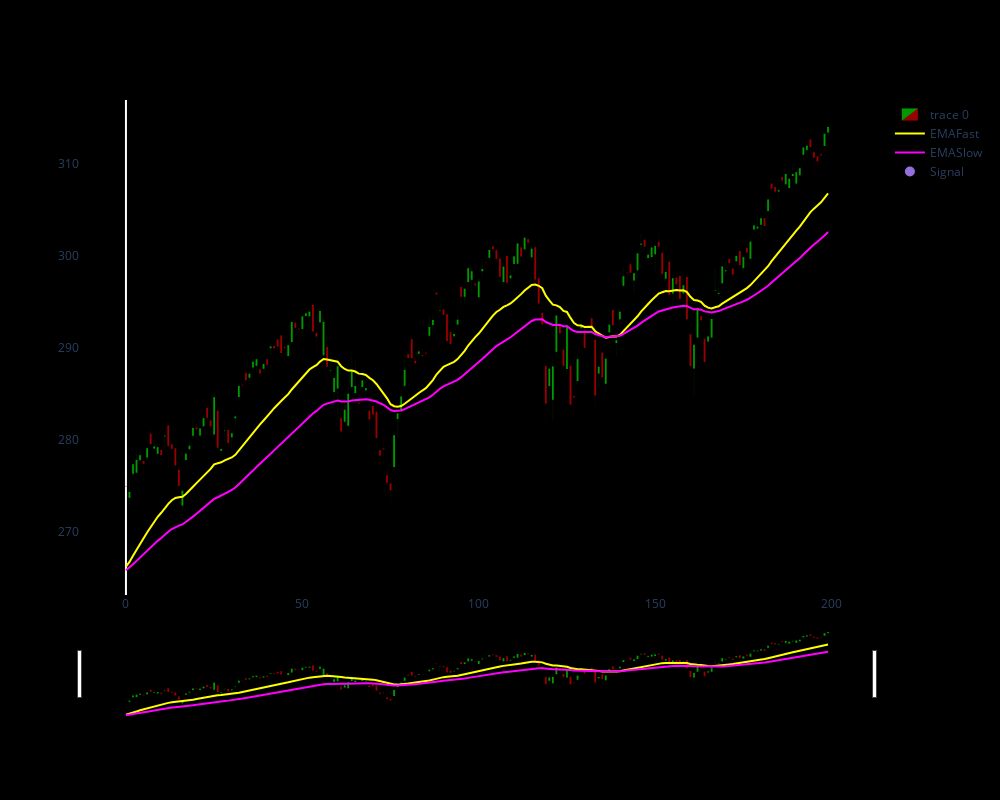

Here is the notebook cell this chart was saved with:
### Code cell
import plotly.graph_objects as go
from plotly.subplots import make_subplots
from datetime import datetime

dfpl = df[500:700]
dfpl.reset_index(inplace=True)
fig = go.Figure(data=[go.Candlestick(x=dfpl.index,
                open=dfpl['Open'],
                high=dfpl['High'],
                low=dfpl['Low'],
                close=dfpl['Close'],
                increasing=dict(line=dict(color='rgba(0, 255, 0, 0.6)', width=0.1), # Red with transparency for increasing
                fillcolor='rgba(0, 255, 0, 0.6)'),  # Match fill color with line color
                decreasing=dict(line=dict(color='rgba(255, 0, 0, 0.6)', width=0.1), # Green with transparency for decreasing
                fillcolor='rgba(255, 0, 0, 0.6)')), # Match fill color with line color),
                go.Scatter(x=dfpl.index, y=dfpl.emafast, line=dict(color='yellow', width=2), name="EMAFast"),
                go.Scatter(x=dfpl.index, y=dfpl.emaslow, line=dict(color='magenta', width=2), name="EMASlow")])

fig.add_scatter(x=dfpl.index, y=dfpl['pointposbreak'], mode="markers",
                marker=dict(size=10, color="MediumPurple"),
                name="Signal")

fig.update_layout(
    width=1000,
    height=800,
    sliders=[],
    paper_bgcolor='black',  # Set the background color of the entire figure
    plot_bgcolor='black',   # Set the background color of the plotting area
    xaxis_showgrid=False,   # Remove x-axis gridlines
    yaxis_showgrid=False,   # Remove y-axis gridlines
)

fig.show()

### Figure 1 — Plotly figure (JSON) as saved in the notebook; plotly's stock layout.template omitted (floating-point values rounded to 4 significant figures; data arrays with more than 128 entries replaced by an {"elided": "..."} marker saying what was removed)
{"data": [{"close": {"elided": "200 float values"}, "decreasing": {"fillcolor": "rgba(255, 0, 0, 0.6)", "line": {"color": "rgba(255, 0, 0, 0.6)", "width": 0.1}}, "high": {"elided": "200 float values"}, "increasing": {"fillcolor": "rgba(0, 255, 0, 0.6)", "line": {"color": "rgba(0, 255, 0, 0.6)", "width": 0.1}}, "low": {"elided": "200 float values"}, "open": {"elided": "200 float values"}, "type": "candlestick", "x": {"elided": "200 int values"}}, {"line": {"color": "yellow", "width": 2}, "name": "EMAFast", "type": "scatter", "x": {"elided": "200 int values"}, "y": {"elided": "200 float values"}}, {"line": {"color": "magenta", "width": 2}, "name": "EMASlow", "type": "scatter", "x": {"elided": "200 int values"}, "y": {"elided": "200 float values"}}, {"marker": {"color": "MediumPurple", "size": 10}, "mode": "markers", "name": "Signal", "type": "scatter", "x": {"elided": "200 int values"}, "y": {"elided": "200 null values"}}], "layout": {"height": 800, "paper_bgcolor": "black", "plot_bgcolor": "black", "width": 1000, "xaxis": {"showgrid": false}, "yaxis": {"showgrid": false}}}
